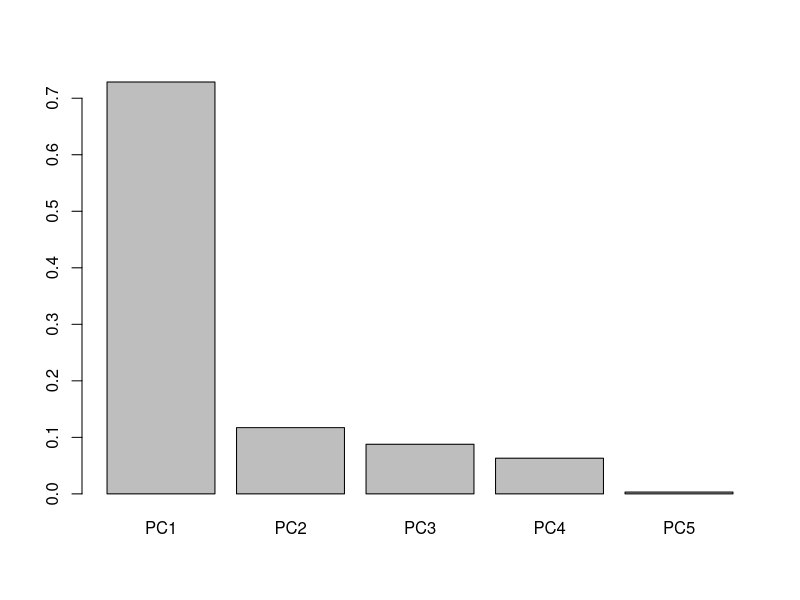
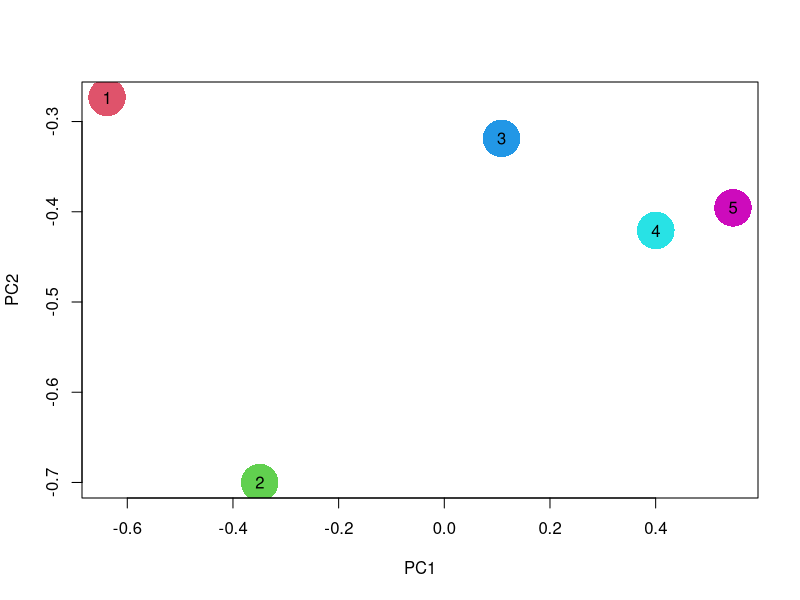
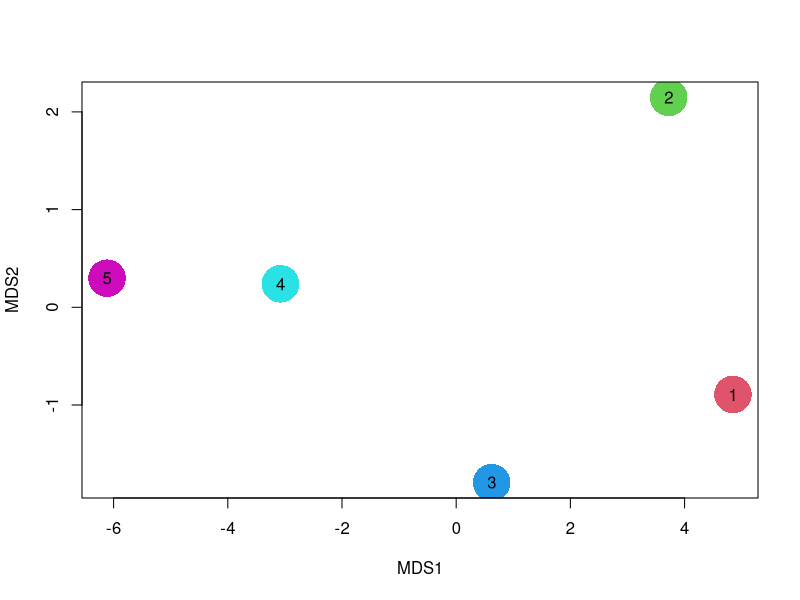
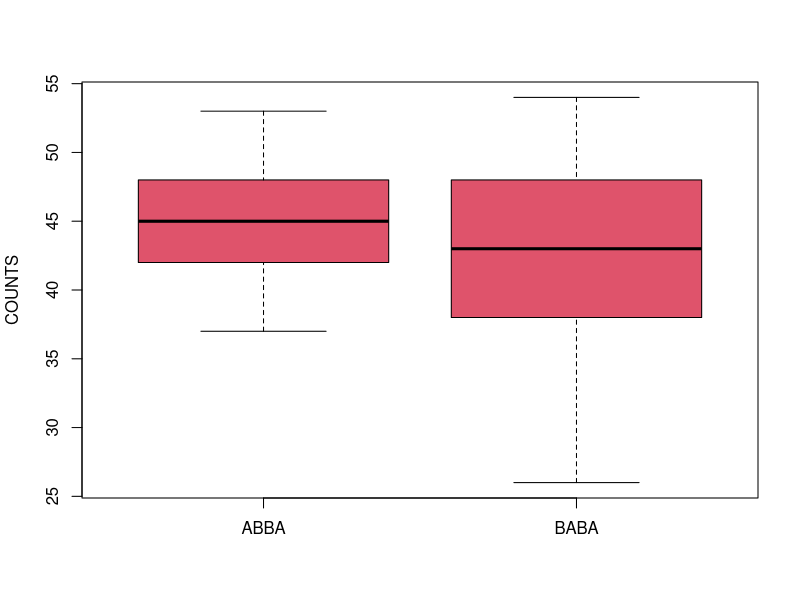
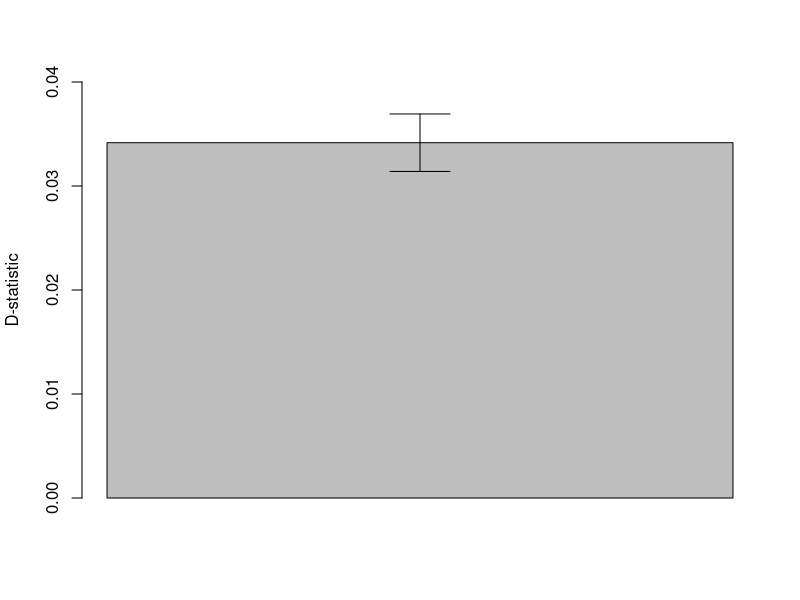

The R source for these figures, in order:
## ---- chunk 1
#| class-source: my_code_size_abitsmaller
#| classes: my_code_size_abitsmaller
#| fig-width: 10
#| fig-height: 6
#| tidy: true
#| tidy.opts: { width.cutoff: 78 }
gen <-t(matrix(c(1,0,2,0,2,0,2,1,1,1,0,1,0,2,1,2,1,1,1,1,1,0,1,0,2,0,1,1,0,2,1,2,0,1,0),5,by=TRUE))
colnames(gen)<-paste0("Ind",1:5)
rownames(gen)<-paste0("SNP",1:7)
print(gen)
## ---- chunk 2
#| class-source: my_code_size_abitsmaller
#| classes: my_code_size_abitsmaller
#| fig-width: 10
#| fig-height: 5
#| tidy: true
#| tidy.opts: { width.cutoff: 78 }
gen_centered <- scale(gen, center = TRUE, scale = FALSE)
covariance <- t(gen_centered) %*% gen_centered
eig <- eigen(covariance)
barplot(eig$values / sum(eig$values),names=paste0("PC",1:5))
## ---- chunk 3
#| class-source: my_code_size_abitsmaller
#| classes: my_code_size_abitsmaller
#| fig-width: 10
#| fig-height: 6.5
#| tidy: true
#| tidy.opts: { width.cutoff: 78 }
plot(eig$vectors[,1:2],xlab="PC1",ylab="PC2",pch=16,cex=5,col=2:6)
points(eig$vectors[,1:2], pch = as.character(1:5))
## ---- chunk 4
#| class-source: my_code_size_abitsmaller
#| classes: my_code_size_abitsmaller
#| fig-width: 10
#| fig-height: 6
#| tidy: true
#| tidy.opts: { width.cutoff: 78 }
gen <-t(matrix(c(1,0,2,0,2,0,2,1,1,1,0,1,0,2,1,2,1,1,1,1,1,0,1,0,2,0,1,1,0,2,1,2,0,1,0),5,by=TRUE))
colnames(gen)<-paste0("Ind",1:5)
rownames(gen)<-paste0("SNP",1:7)
print(gen)
## ---- chunk 5
#| class-source: my_code_size_abitsmaller
#| classes: my_code_size_abitsmaller
#| fig-width: 10
#| fig-height: 5
#| tidy: true
#| tidy.opts: { width.cutoff: 78 }

my_dist <- dist(t(gen), method = "manhattan", upper = TRUE, diag = TRUE)
my_dist
my_mds<-cmdscale(my_dist)
my_mds
## ---- chunk 6
#| class-source: my_code_size_abitsmaller
#| classes: my_code_size_abitsmaller
#| fig-width: 10
#| fig-height: 6.5
#| tidy: true
#| tidy.opts: { width.cutoff: 78 }
plot(my_mds, xlab = "MDS1", ylab = "MDS2", pch = 16, cex = 5, col = 6:2)
points(my_mds, pch = as.character(5:1))
## ---- chunk 7
#| class-source: my_code_size_abitsmaller
#| classes: my_code_size_abitsmaller
#| fig-width: 10
#| fig-height: 6
#| tidy: true
#| tidy.opts: { width.cutoff: 78 }

df<-read.delim("data/out_abbababa_results.txt",header=T,sep="\t")
df<-df[grepl("Neandertal",as.character(df$H3)),]
df<-df[grepl("CEU",as.character(df$H2)),]
df<-df[grepl("YRI",as.character(df$H1)),]
YRI<-matrix(unlist(strsplit(as.character(df$H1),"\\.")),ncol=9,byrow=T)
df$H1<-paste(YRI[,6], YRI[,2], sep="_")
CEU<-matrix(unlist(strsplit(as.character(df$H2),"\\.")),ncol=9,byrow=T)
df$H2<-paste(CEU[,6], CEU[,2], sep="_")
df$H3<-"NEAND"
df[1:8,1:8]
## ---- chunk 8
#| eval: true
#| echo: false

df<-read.delim("data/out_abbababa_results.txt",header=T,sep="\t")
df<-df[grepl("Neandertal",as.character(df$H3)),]
df<-df[grepl("CEU",as.character(df$H2)),]
df<-df[grepl("YRI",as.character(df$H1)),]
## ---- chunk 9
#| class-source: my_code_size_abitsmaller
#| classes: my_code_size_abitsmaller
#| fig-width: 10
#| fig-height: 6
#| tidy: true
#| tidy.opts: { width.cutoff: 78 }

boxplot(df$nABBA,df$nBABA,names=c("ABBA","BABA"),ylab="COUNTS",col=2)
wilcox.test(df$nABBA,df$nBABA)
## ---- chunk 10
#| class-source: my_code_size_abitsmaller
#| classes: my_code_size_abitsmaller
#| fig-width: 10
#| fig-height: 6
#| tidy: true
#| tidy.opts: { width.cutoff: 78 }

df <- read.delim("data/out_abbababa_highcov.txt", header = T, sep = "\t")
df
## ---- chunk 11
#| eval: true
#| echo: false
#| class-source: my_code_size_abitsmaller
#| classes: my_code_size_abitsmaller
#| fig-width: 10
#| fig-height: 7
#| tidy: true
#| tidy.opts: { width.cutoff: 78 }

df <- read.delim("data/out_abbababa_highcov.txt", header = T, sep = "\t")
y <- df$Dstat[1]
y.sd <- df$SE[1]
mid <- barplot(y,plot = FALSE)
barplot(y,ylim=c(0,0.04),ylab="D-statistic")
arrows(x0=mid, y0=y-y.sd, x1=mid, y1=y+y.sd, code=3, angle=90, length=0.3)
